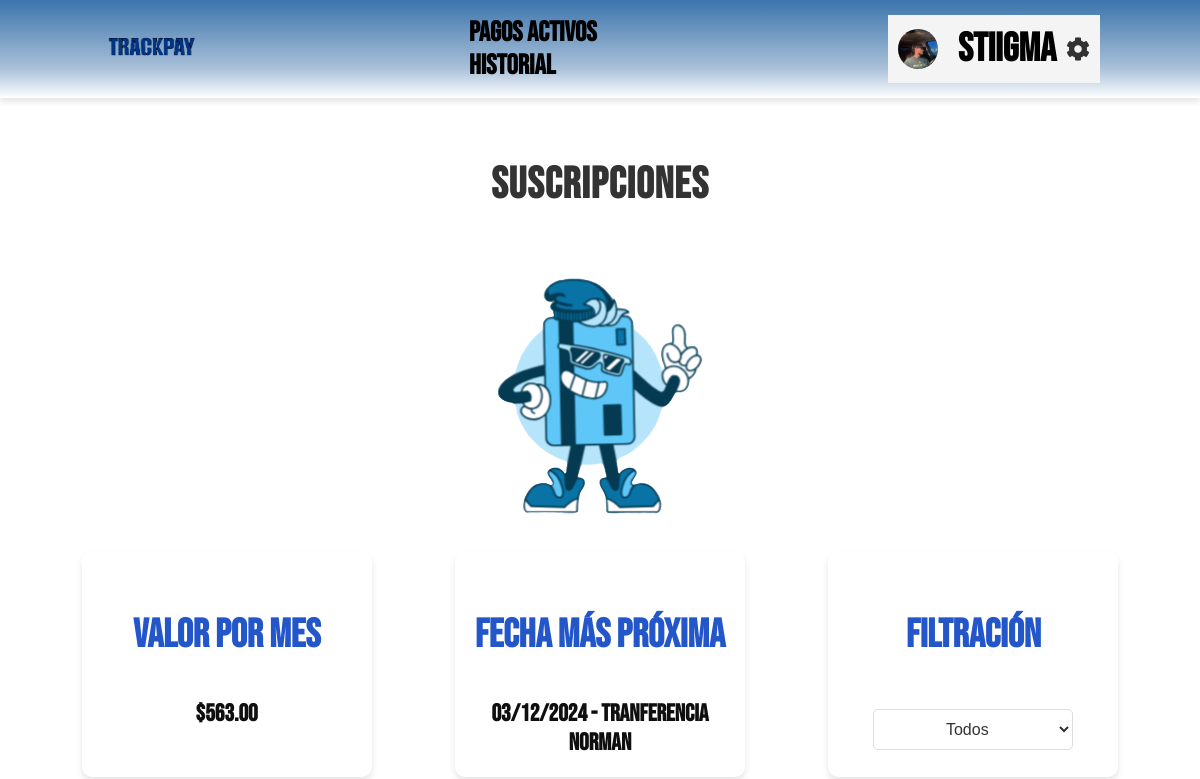
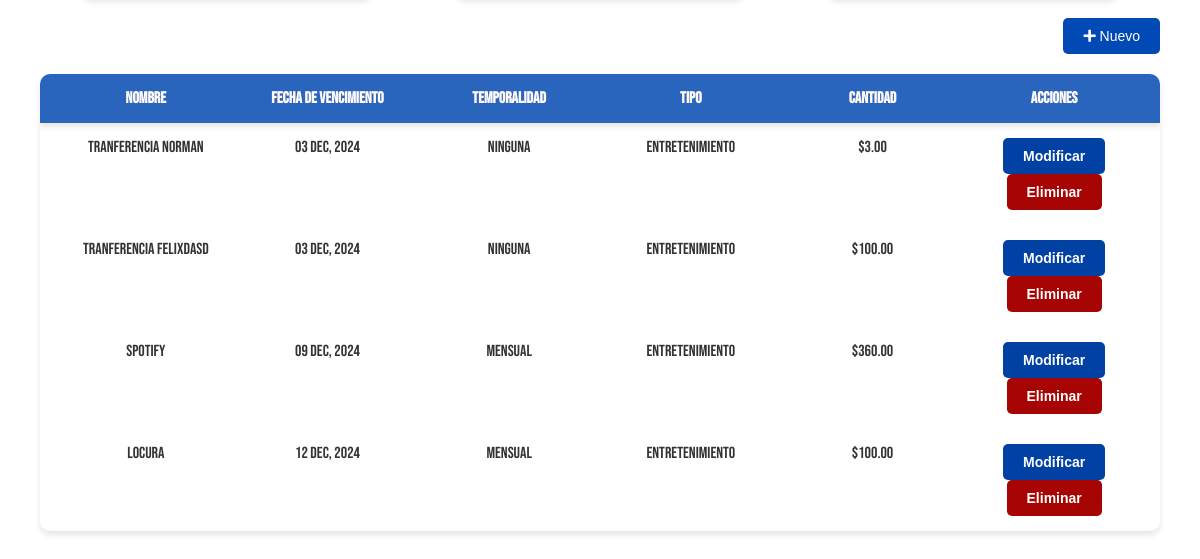
Page /app/ (signed in) on the earlier database version (2 pictures, top to bottom).
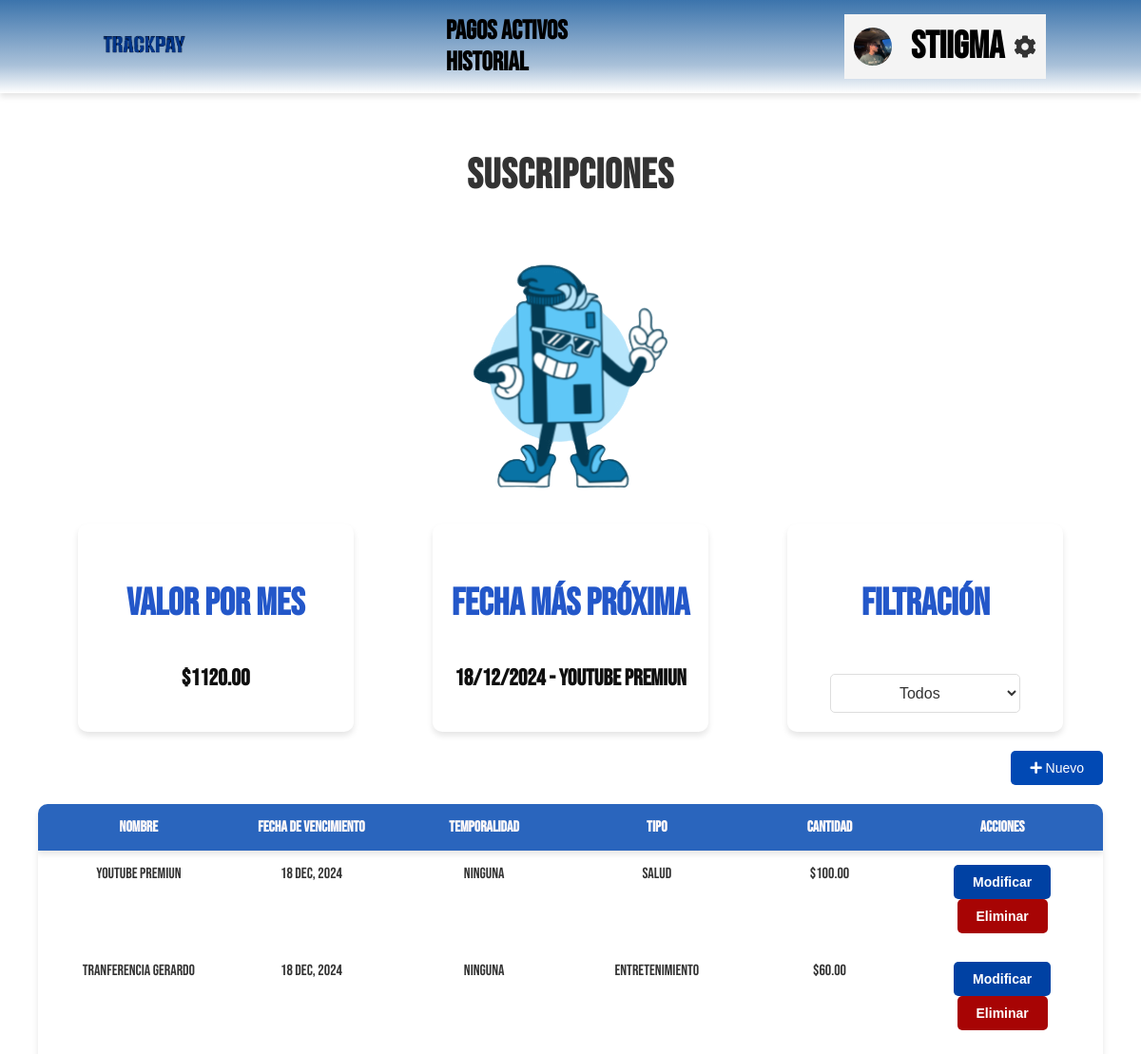
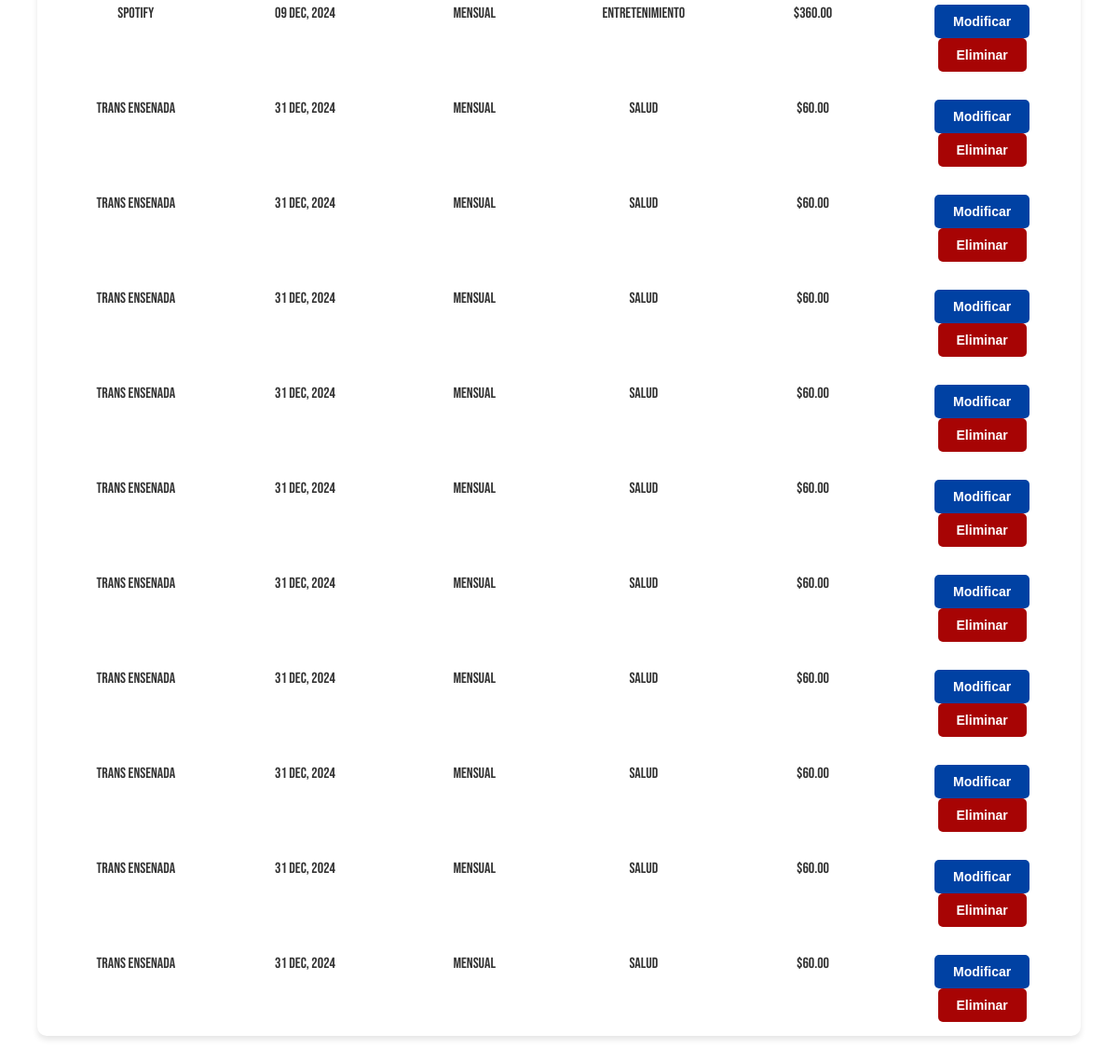
Same page on the later database version (2 pictures, top to bottom).
### pagos/models.py (models this page shows, shortened)
class PagoBase(models.Model):
    monto = models.DecimalField(max_digits=10, decimal_places=2)
    concepto = models.CharField(max_length=255)
    estado = models.CharField(
        max_length=50,
        choices=[
            ('pendiente', 'Pendiente'),
            ('notificado', 'Notificado'),
            ('pagado', 'Pagado'),
        ],
        default='pendiente',
    )
    fecha_creacion = models.DateTimeField(auto_now_add=True)
    fecha_actualizacion = models.DateTimeField(auto_now=True)
    prioridad = models.IntegerField(choices=[
        (1, 'Importante - Urgente'),
        (2, 'Importante - No Urgente'),
        (3, 'No Importante - Urgente'),
        (4, 'No Importante - No Urgente')
    ])
    hora = models.TimeField(null=True, blank=True)
    class Meta:
        abstract = True

class PagoUnico(PagoBase):
    usuario = models.ForeignKey(
        User,
        on_delete=models.CASCADE,
        related_name="pagos_unicos"
    )
    fecha = models.DateField()
    tipo = models.CharField(
        max_length=50,
        choices=[
            ('entretenimiento', 'Entretenimiento'),
            ('salud', 'Salud'),
            ('bancario', 'Bancario'),
            ('servicio', 'Servicio'),
        ],
        default='pendiente',
    )
    def clase(self):
        return f'pago_unico'

class PagoRecurrente(PagoBase):
    usuario = models.ForeignKey(
        User,
        on_delete=models.CASCADE,
        related_name="pagos_recurrentes"
    )
    frecuencia = models.CharField(
        max_length=50,
        choices=[
            ('diario', 'Diario'),
            ('semanal', 'Semanal'),
            ('mensual', 'Mensual'),
        ],
        default='mensual',
    )
    fecha_inicio = models.DateField(auto_now_add=True)
    fecha_fin = models.DateField(null=True, blank=True)
    tipo = models.CharField(
        max_length=50,
        choices=[
            ('entretenimiento', 'Entretenimiento'),
            ('salud', 'Salud'),
            ('bancario', 'Bancario'),
            ('servicio', 'Servicio'),
        ],
        default='pendiente',
    )
    def clase(self):
        return f'pago_recurrente'

### trackpay/views.py (the view)
# urls.py: path('app/', my_views.appFull, name='appFull'),
@login_required
def appFull(request):
    from datetime import date
    pagos_unicos = list(PagoUnico.objects.filter(usuario=request.user, estado__in=['pendiente', 'notificado']))
    pagos_unicos = sorted(
        pagos_unicos,
        key=lambda pago: (pago.fecha or date.max, pago.prioridad)
    )
    pagos_recurrentes = list(PagoRecurrente.objects.filter(usuario=request.user, estado__in=['pendiente', 'notificado']))
    pagos_recurrentes = sorted(
        pagos_recurrentes,
        key=lambda pago: (pago.fecha_fin or date.max, pago.prioridad)
    )
    pagos_activos = pagos_unicos + pagos_recurrentes
    valor_total = sum(pago.monto for pago in pagos_activos)
    if pagos_activos:
        pago_prioridad_obj = pagos_activos[0]
        if pago_prioridad_obj.clase() == "pago_unico":
            fecha = pago_prioridad_obj.fecha
        else:
            fecha =  pago_prioridad_obj.fecha_fin
        concepto = pago_prioridad_obj.concepto
        pago_prioridad = f"{fecha.strftime('%d/%m/%Y')} - {concepto}"
    else:
        pago_prioridad = "No hay pagos activos"
    usuario = request.user.usuario
    context = {
        'pagos_activos': pagos_activos,
        'usuario': usuario,
        'valor_total': valor_total,
        'pago_prioridad': pago_prioridad,
    }
    return render(request, "home/app.html", context)

### templates/home/app.html (shortened to what this page needs)
<!DOCTYPE html>
{% load static %}
<html lang="en">
<head>
    <link rel="stylesheet" href="https://cdnjs.cloudflare.com/ajax/libs/font-awesome/5.15.4/css/all.min.css">
    <link rel="stylesheet" href="{% static 'css/app.css' %}">
</head>
<body>
    <header class="header">
        <div class="logo"><img src="{% static 'img/logoNombre.png' %}" alt="Trackpay"></div>
        <nav class="nav">
            <a href="#">Pagos Activos</a>
            <a href="{% url 'historial'%}">Historial</a>
        </nav>
        <div class="user-profile">
            <img src="{% static 'img/fotoperfil.jpg' %}" alt="Usuario" class="profile-pic">
            <div class="profile">
                <span class="username">{{ usuario.usuario.username }}</span>
            </div>
            <i class="fas fa-cog" id="config-btn"></i>
        </div>
    </header>
    <main>
        <section class="overview">
            <h1>Suscripciones</h1>
            <img src="{% static 'img/logo.png' %}" alt="Logo">
            <div class="overview-cards">
                <div class="card">
                    <h3>Valor por mes</h3>
                    <a class="value">${{ valor_total }}</a>
                </div>
                <div class="card">
                    <h3>Fecha más próxima</h3>
                    <div class="value">{{pago_prioridad}}</div>
                </div>
                <div class="card">
                    <h3>Filtración</h3>
                    <select id="filter-select" class="filter-select">
                        <option value="todos">Todos</option>
                    </select>
                </div>
            </div>
        </section>
        <section class="subscriptions">
            <div class="new-subscription">
                <button class="new-btn" id="add-btn"><i class="fas fa-plus"></i> Nuevo</button>
            </div>
            <div class="custom-table">
                <div class="header">
                    <div>Nombre</div>
                    <div>Fecha de vencimiento</div>
                    <div>Temporalidad</div>
                    <div>Tipo</div>
                    <div>Cantidad</div>
                    <div>Acciones</div>
                </div>
                <div id="lista-pagos">
                    {% for pago in pagos_activos %}
                    <div class="pago-item" id="{{ pago.id }}">
                        <div class="row">
                            <div>{{ pago.concepto }}</div>
                            {% if pago.clase == "pago_unico" %}
                            <div>{{ pago.fecha|date:"d M, Y" }}</div>
                            <div>Ninguna</div>
                            {% elif pago.clase == "pago_recurrente" %}
                            <div>{{ pago.fecha_fin|date:"d M, Y" }}</div>
                            <div>{{ pago.frecuencia }}</div>
                            {% endif %}
                            <div>{{ pago.tipo }}</div>
                            <div>${{ pago.monto }}</div>
                            <div class="actions">
                                <button class="edit-btn " data-id="{{ pago.id }}">Modificar</button>
                                <button class="delete-btn" data-id="{{ pago.id }}">Eliminar</button>
                            </div>
                        </div>
                    </div>
                    {% empty %}
                    <div class="row">
                        <div colspan="6">No hay pagos activos.</div>
                    </div>
                    {% endfor %}
                </div>
            </div>
        </section>
    </main>
</body>
</html>

Differences in the rows shown:
no longer on this page (row edited): PagoUnico: concepto "Tranferencia Norman", fecha "03 Dec, 2024", tipo "entretenimiento", monto "3.00"
no longer on this page (row edited): PagoUnico: concepto "Tranferencia Felixdasd", fecha "03 Dec, 2024", tipo "entretenimiento", monto "100.00"
removed PagoRecurrente: concepto "locura", fecha_fin "12 Dec, 2024", frecuencia "mensual", tipo "entretenimiento", monto "100.00"
added PagoUnico: concepto "Youtube Premiun", fecha "18 Dec, 2024", tipo "salud", monto "100.00"
added PagoUnico: concepto "Tranferencia Gerardo", fecha "18 Dec, 2024", tipo "entretenimiento", monto "60.00"
added PagoRecurrente: concepto "Trans Ensenada", fecha_fin "31 Dec, 2024", frecuencia "mensual", tipo "salud", monto "60.00"
added PagoRecurrente: concepto "Trans Ensenada", fecha_fin "31 Dec, 2024", frecuencia "mensual", tipo "salud", monto "60.00"
added PagoRecurrente: concepto "Trans Ensenada", fecha_fin "31 Dec, 2024", frecuencia "mensual", tipo "salud", monto "60.00"
added PagoRecurrente: concepto "Trans Ensenada", fecha_fin "31 Dec, 2024", frecuencia "mensual", tipo "salud", monto "60.00"
added PagoRecurrente: concepto "Trans Ensenada", fecha_fin "31 Dec, 2024", frecuencia "mensual", tipo "salud", monto "60.00"
added PagoRecurrente: concepto "Trans Ensenada", fecha_fin "31 Dec, 2024", frecuencia "mensual", tipo "salud", monto "60.00"
added PagoRecurrente: concepto "Trans Ensenada", fecha_fin "31 Dec, 2024", frecuencia "mensual", tipo "salud", monto "60.00"
added PagoRecurrente: concepto "Trans Ensenada", fecha_fin "31 Dec, 2024", frecuencia "mensual", tipo "salud", monto "60.00"
added PagoRecurrente: concepto "Trans Ensenada", fecha_fin "31 Dec, 2024", frecuencia "mensual", tipo "salud", monto "60.00"
added PagoRecurrente: concepto "Trans Ensenada", fecha_fin "31 Dec, 2024", frecuencia "mensual", tipo "salud", monto "60.00"
Other differences:
{{ valor_total }}: "563.00" → "1120.00"
{{ pago_prioridad }}: "03/12/2024 - Tranferencia Norman" → "18/12/2024 - Youtube Premiun"
